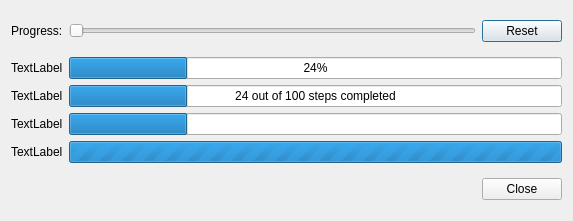
<?xml version="1.0" encoding="UTF-8"?>
<ui version="4.0">
 <class>Dialog</class>
 <widget class="QDialog" name="Dialog">
  <property name="geometry">
   <rect>
    <x>0</x>
    <y>0</y>
    <width>573</width>
    <height>221</height>
   </rect>
  </property>
  <property name="windowTitle">
   <string>Dialog</string>
  </property>
  <layout class="QVBoxLayout" name="verticalLayout">
   <item>
    <layout class="QHBoxLayout" name="horizontalLayout">
     <item>
      <widget class="QLabel" name="label">
       <property name="text">
        <string>Progress:</string>
       </property>
      </widget>
     </item>
     <item>
      <widget class="QSlider" name="horizontalSlider">
       <property name="orientation">
        <enum>Qt::Horizontal</enum>
       </property>
      </widget>
     </item>
     <item>
      <widget class="QPushButton" name="pushButton">
       <property name="text">
        <string>Reset</string>
       </property>
      </widget>
     </item>
    </layout>
   </item>
   <item>
    <layout class="QGridLayout" name="gridLayout">
     <item row="0" column="0">
      <widget class="QLabel" name="label_2">
       <property name="text">
        <string>TextLabel</string>
       </property>
      </widget>
     </item>
     <item row="1" column="0">
      <widget class="QLabel" name="label_3">
       <property name="text">
        <string>TextLabel</string>
       </property>
      </widget>
     </item>
     <item row="2" column="1">
      <widget class="QProgressBar" name="progressBar_3">
       <property name="value">
        <number>24</number>
       </property>
       <property name="textVisible">
        <bool>false</bool>
       </property>
      </widget>
     </item>
     <item row="0" column="1">
      <widget class="QProgressBar" name="progressBar">
       <property name="value">
        <number>24</number>
       </property>
       <property name="format">
        <string>%p%</string>
       </property>
      </widget>
     </item>
     <item row="2" column="0">
      <widget class="QLabel" name="label_4">
       <property name="text">
        <string>TextLabel</string>
       </property>
      </widget>
     </item>
     <item row="1" column="1">
      <widget class="QProgressBar" name="progressBar_2">
       <property name="value">
        <number>24</number>
       </property>
       <property name="format">
        <string>%v out of %m steps completed</string>
       </property>
      </widget>
     </item>
     <item row="3" column="0">
      <widget class="QLabel" name="label_5">
       <property name="text">
        <string>TextLabel</string>
       </property>
      </widget>
     </item>
     <item row="3" column="1">
      <widget class="QProgressBar" name="progressBar_4">
       <property name="maximum">
        <number>0</number>
       </property>
       <property name="value">
        <number>-1</number>
       </property>
      </widget>
     </item>
    </layout>
   </item>
   <item>
    <widget class="QDialogButtonBox" name="buttonBox">
     <property name="standardButtons">
      <set>QDialogButtonBox::Close</set>
     </property>
    </widget>
   </item>
  </layout>
 </widget>
 <resources/>
 <connections>
  <connection>
   <sender>horizontalSlider</sender>
   <signal>valueChanged(int)</signal>
   <receiver>progressBar</receiver>
   <slot>setValue(int)</slot>
   <hints>
    <hint type="sourcelabel">
     <x>150</x>
     <y>30</y>
    </hint>
    <hint type="destinationlabel">
     <x>100</x>
     <y>65</y>
    </hint>
   </hints>
  </connection>
  <connection>
   <sender>horizontalSlider</sender>
   <signal>valueChanged(int)</signal>
   <receiver>progressBar_2</receiver>
   <slot>setValue(int)</slot>
   <hints>
    <hint type="sourcelabel">
     <x>180</x>
     <y>29</y>
    </hint>
    <hint type="destinationlabel">
     <x>121</x>
     <y>96</y>
    </hint>
   </hints>
  </connection>
  <connection>
   <sender>horizontalSlider</sender>
   <signal>valueChanged(int)</signal>
   <receiver>progressBar_3</receiver>
   <slot>setValue(int)</slot>
   <hints>
    <hint type="sourcelabel">
     <x>157</x>
     <y>30</y>
    </hint>
    <hint type="destinationlabel">
     <x>139</x>
     <y>126</y>
    </hint>
   </hints>
  </connection>
  <connection>
   <sender>horizontalSlider</sender>
   <signal>valueChanged(int)</signal>
   <receiver>progressBar_4</receiver>
   <slot>setValue(int)</slot>
   <hints>
    <hint type="sourcelabel">
     <x>167</x>
     <y>27</y>
    </hint>
    <hint type="destinationlabel">
     <x>157</x>
     <y>153</y>
    </hint>
   </hints>
  </connection>
  <connection>
   <sender>pushButton</sender>
   <signal>pressed()</signal>
   <receiver>progressBar</receiver>
   <slot>reset()</slot>
   <hints>
    <hint type="sourcelabel">
     <x>502</x>
     <y>25</y>
    </hint>
    <hint type="destinationlabel">
     <x>553</x>
     <y>67</y>
    </hint>
   </hints>
  </connection>
  <connection>
   <sender>pushButton</sender>
   <signal>clicked()</signal>
   <receiver>progressBar_2</receiver>
   <slot>reset()</slot>
   <hints>
    <hint type="sourcelabel">
     <x>531</x>
     <y>28</y>
    </hint>
    <hint type="destinationlabel">
     <x>536</x>
     <y>88</y>
    </hint>
   </hints>
  </connection>
  <connection>
   <sender>pushButton</sender>
   <signal>clicked()</signal>
   <receiver>progressBar_3</receiver>
   <slot>reset()</slot>
   <hints>
    <hint type="sourcelabel">
     <x>516</x>
     <y>37</y>
    </hint>
    <hint type="destinationlabel">
     <x>519</x>
     <y>123</y>
    </hint>
   </hints>
  </connection>
  <connection>
   <sender>pushButton</sender>
   <signal>clicked()</signal>
   <receiver>progressBar_4</receiver>
   <slot>reset()</slot>
   <hints>
    <hint type="sourcelabel">
     <x>500</x>
     <y>32</y>
    </hint>
    <hint type="destinationlabel">
     <x>505</x>
     <y>159</y>
    </hint>
   </hints>
  </connection>
 </connections>
</ui>
